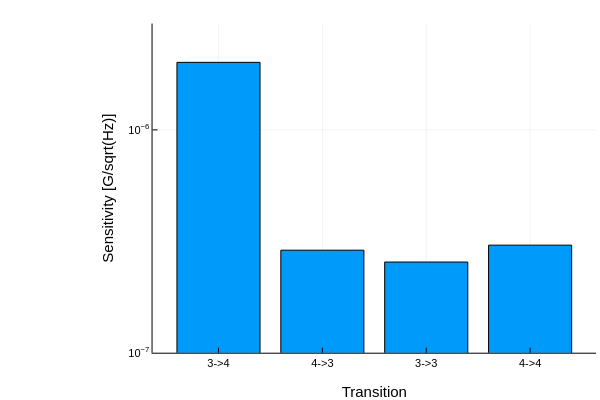

Notebook code for this chart:
### Markdown cell above
# Compare sensitivities
Plot a histogram comparing the sensitivities for each transition.

### Code cell
plotly()
plot(bar(["3->4", "4->3", "3->3","4->4"],([1/slope_34, 1/slope_43, 1/slope_33, 1/slope_44]./(norm*sqrt(Nphot)))),
legend=false,
yscale=:log10,
ylims=(1e-7, 3e-6),
xlabel="Transition", 
ylabel="Sensitivity [G/sqrt(Hz)]",
)

### Figure 1 — Plotly figure (JSON) as saved in the notebook; plotly's stock layout.template omitted (floating-point values rounded to 4 significant figures)
{"data": [{"fill": "tozeroy", "fillcolor": "rgba(0, 154, 250, 1.000)", "legendgroup": "y1", "line": {"color": "rgba(0, 0, 0, 1.000)", "dash": "solid", "width": 1}, "mode": "lines", "name": "y1", "showlegend": true, "type": "scatter", "x": [0.1, 0.1, 0.9, 0.9, 0.1, 0.1], "xaxis": "x1", "y": [2.009e-06, 0, 0, 2.009e-06, 2.009e-06, 2.009e-06], "yaxis": "y1"}, {"fill": "tozeroy", "fillcolor": "rgba(0, 154, 250, 1.000)", "legendgroup": "y1", "line": {"color": "rgba(0, 0, 0, 1.000)", "dash": "solid", "width": 1}, "mode": "lines", "name": "y1", "showlegend": false, "type": "scatter", "x": [1.1, 1.1, 1.9, 1.9, 1.1, 1.1], "xaxis": "x1", "y": [2.884e-07, 0, 0, 2.884e-07, 2.884e-07, 2.884e-07], "yaxis": "y1"}, {"fill": "tozeroy", "fillcolor": "rgba(0, 154, 250, 1.000)", "legendgroup": "y1", "line": {"color": "rgba(0, 0, 0, 1.000)", "dash": "solid", "width": 1}, "mode": "lines", "name": "y1", "showlegend": false, "type": "scatter", "x": [2.1, 2.1, 2.9, 2.9, 2.1, 2.1], "xaxis": "x1", "y": [2.552e-07, 0, 0, 2.552e-07, 2.552e-07, 2.552e-07], "yaxis": "y1"}, {"fill": "tozeroy", "fillcolor": "rgba(0, 154, 250, 1.000)", "legendgroup": "y1", "line": {"color": "rgba(0, 0, 0, 1.000)", "dash": "solid", "width": 1}, "mode": "lines", "name": "y1", "showlegend": false, "type": "scatter", "x": [3.1, 3.1, 3.9, 3.9, 3.1, 3.1], "xaxis": "x1", "y": [3.039e-07, 0, 0, 3.039e-07, 3.039e-07, 3.039e-07], "yaxis": "y1"}, {"colorbar": {"len": 0.9143, "title": "", "x": 0.9934, "y": 0.533}, "legendgroup": "y1", "marker": {"color": "rgba(0, 154, 250, 0.000)", "line": {"color": "rgba(0, 0, 0, 0.000)", "width": 1}, "size": 0, "symbol": "circle"}, "mode": "markers", "name": "y1", "showlegend": false, "type": "scatter", "x": [0.5, 1.5, 2.5, 3.5], "xaxis": "x", "y": [2.009e-06, 2.884e-07, 2.552e-07, 3.039e-07], "yaxis": "y"}], "layout": {"annotations": [], "height": 400, "margin": {"b": 20, "l": 0, "r": 0, "t": 20}, "paper_bgcolor": "rgba(255, 255, 255, 1.000)", "plot_bgcolor": "rgba(255, 255, 255, 1.000)", "showlegend": false, "width": 600, "xaxis": {"anchor": "y", "domain": [0.2542, 0.9934], "gridcolor": "rgba(0, 0, 0, 0.100)", "gridwidth": 0.5, "linecolor": "rgba(0, 0, 0, 1.000)", "mirror": false, "range": [-0.1348, 4.135], "showgrid": true, "showline": true, "showticklabels": true, "tickangle": 0, "tickcolor": "rgb(0, 0, 0)", "tickfont": {"color": "rgba(0, 0, 0, 1.000)", "family": "sans-serif", "size": 11}, "tickmode": "array", "ticks": "inside", "ticktext": ["3->4", "4->3", "3->3", "4->4"], "tickvals": [0.5, 1.5, 2.5, 3.5], "title": "Transition", "titlefont": {"color": "rgba(0, 0, 0, 1.000)", "family": "sans-serif", "size": 15}, "type": "-", "visible": true, "zeroline": false, "zerolinecolor": "rgba(0, 0, 0, 1.000)"}, "yaxis": {"anchor": "x", "domain": [0.07581, 0.9902], "gridcolor": "rgba(0, 0, 0, 0.100)", "gridwidth": 0.5, "linecolor": "rgba(0, 0, 0, 1.000)", "mirror": false, "range": [-7, -5.523], "showgrid": true, "showline": true, "showticklabels": true, "tickangle": 0, "tickcolor": "rgb(0, 0, 0)", "tickfont": {"color": "rgba(0, 0, 0, 1.000)", "family": "sans-serif", "size": 11}, "tickmode": "array", "ticks": "inside", "ticktext": ["10<sup>−7</sup>", "10<sup>−6</sup>"], "tickvals": [1e-07, 1e-06], "title": "Sensitivity [G/sqrt(Hz)]", "titlefont": {"color": "rgba(0, 0, 0, 1.000)", "family": "sans-serif", "size": 15}, "type": "log", "visible": true, "zeroline": false, "zerolinecolor": "rgba(0, 0, 0, 1.000)"}}}
